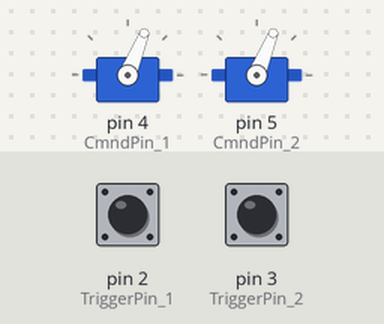
This sketch was run on a simulated Arduino Mega 2560, built with avr-gcc and run on an emulated ATmega2560. Shown: 2 × servo. The test bench sets the inputs (shaded band); at power-on: pin 2 (TriggerPin_1) HIGH, pin 3 (TriggerPin_2) HIGH.

Above: at 1.2 s.
1.3 s: pin 2 (TriggerPin_1) pulled LOW for 0.15 s
At 1.8 s:
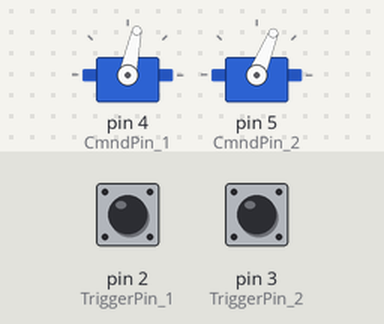
2.9 s: pin 3 (TriggerPin_2) pulled LOW for 0.15 s
At 4.2 s:
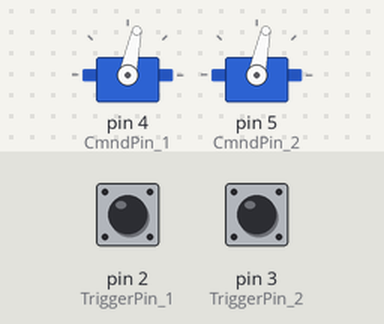
4.5 s: pin 2 (TriggerPin_1) pulled LOW for 1 s
At 6.6 s:
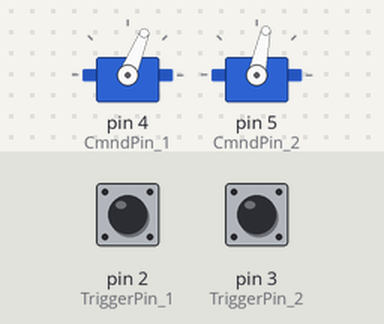
Timing chart, 0 to 8.1 s (numbered marks = the images above; inputs shaded):
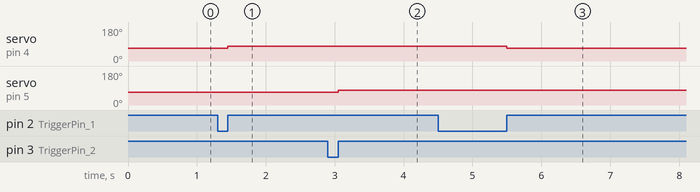

The sketch:

DualSpoutServo.ino
```cpp
#include <Servo.h>

//This sketch is for controlling the servos attached to the reward-delivery spouts of two behavior rigs attached
//to the same microcontroller (in this case, an Arduino Mega 2560). A single wire trigger is used for each servo
//in order to conserve wire outputs on the controlling Bpods.
//
//Devon Cowan, CSHL, 2020

//SpoutServo_1 is for upper rig, SpoutServo_2 is for lower
Servo SpoutServo_1;
Servo SpoutServo_2;

//Top and bottom servo positions are triggered by same wire. Initialize to Lower state (0)
int Servo_1_State = 0;
int Servo_2_State = 0;

const int TriggerPin_1 = 2;
const int TriggerPin_2 = 3;
const int CmndPin_1 = 4;
const int CmndPin_2 = 5;
const int UpPulse = 1350;
const int DownPulse = 1250;

void setup() {

  //Set pins to carry pulses to servos. CmndPin_1 is for upper rig, CmndPin_2 is for lower
  SpoutServo_1.attach(CmndPin_1);
  SpoutServo_2.attach(CmndPin_2);

  //Set spouts to bottom position
  SpoutServo_1.writeMicroseconds(DownPulse);
  SpoutServo_2.writeMicroseconds(DownPulse);

  //TriggerPin_1 is for upper rig, TriggerPin_2 is for lower
  pinMode(TriggerPin_1, INPUT_PULLUP);
  pinMode(TriggerPin_2, INPUT_PULLUP);

  //Set conditions for interrupt
  attachInterrupt(digitalPinToInterrupt(TriggerPin_1), Servo_1, RISING);
  attachInterrupt(digitalPinToInterrupt(TriggerPin_2), Servo_2, RISING);
}

void loop() {
}

//Control Servo 1 (upper rig)
void Servo_1() {
  if (Servo_1_State == 1){
    SpoutServo_1.writeMicroseconds(DownPulse);
    Servo_1_State = 0;
    }
  else{
    SpoutServo_1.writeMicroseconds(UpPulse);
    Servo_1_State = 1;
  }
}

//Control Servo 2 (lower rig)
void Servo_2() {
  if (Servo_2_State == 1){
    SpoutServo_2.writeMicroseconds(DownPulse);
    Servo_2_State = 0;
    }
  else{
    SpoutServo_2.writeMicroseconds(UpPulse);
    Servo_2_State = 1;
  }
}
```

Measured:
- after the input at 1.3 s, servo on pin 4 (CmndPin_1): 68° → 78° after 0.15 s
- after the input at 2.9 s, servo on pin 5 (CmndPin_2): 68° → 78° after 0.15 s
- after the input at 4.5 s, servo on pin 4 (CmndPin_1): 78° → 68° after 1.0 s
